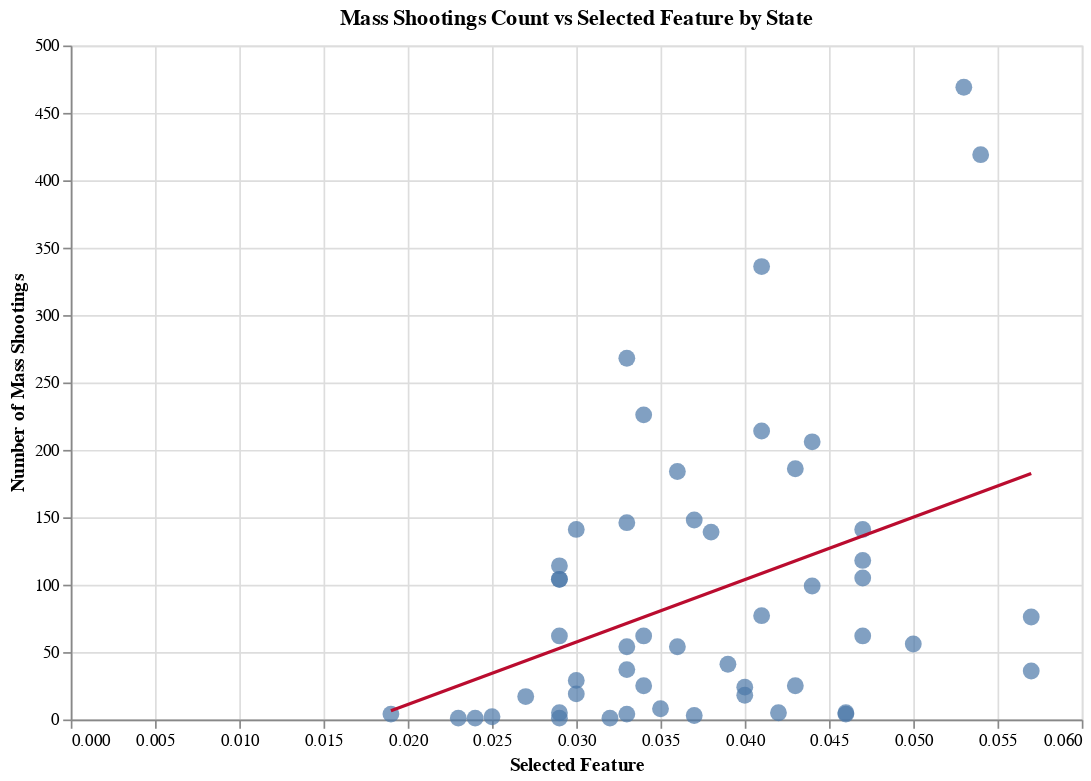

Notebook cell for this chart:
### Code cell
target_features = ['Unemployment Rate', 'Arrested Ratio', 'GDP per capita', 'Population Density', 'Poverty Rate']

# create a dropdown selection
dropdown_selection = alt.binding_select(options=target_features, name='Feature:')
feature_select = alt.selection_point(fields=['Selected Feature'], bind=dropdown_selection, value=target_features[0])

scatter_plot = alt.Chart(merged_data).transform_fold(
    target_features,
    as_=['Selected Feature', 'Value']
).transform_filter(
    feature_select
).mark_point(filled=True, size=100,color='#7f92b2').encode(
    x=alt.X('Value:Q', title='Selected Feature'),
    y=alt.Y('Mass Shootings Count:Q', title='Number of Mass Shootings'),
    color=alt.Color('Selected Feature:N', legend=None),
    tooltip=['State:N', 'Selected Feature:N', 'Value:Q', 'Mass Shootings Count:Q']
).add_params(
    feature_select
)

trend_line = alt.Chart(merged_data).transform_fold(
    target_features,
    as_=['Selected Feature', 'Value']
).transform_filter(
    feature_select
).transform_regression(
    'Value', 'Mass Shootings Count'
).mark_line(color='#BA0C2F').encode(
    x='Value:Q',
    y='Mass Shootings Count:Q'
)

final_chart = (scatter_plot + trend_line).properties(
    width=600,
    height=400,
    title='Mass Shootings Count vs Selected Feature by State'
)

final_chart.show()

### Figure 1 — Vega-Lite specification as saved in the notebook (floating-point values rounded to 4 significant figures)
{"config": {"view": {"continuousWidth": 300, "continuousHeight": 300}}, "layer": [{"mark": {"type": "point", "color": "#7f92b2", "filled": true, "size": 100}, "encoding": {"color": {"field": "Selected Feature", "legend": null, "type": "nominal"}, "tooltip": [{"field": "State", "type": "nominal"}, {"field": "Selected Feature", "type": "nominal"}, {"field": "Value", "type": "quantitative"}, {"field": "Mass Shootings Count", "type": "quantitative"}], "x": {"field": "Value", "title": "Selected Feature", "type": "quantitative"}, "y": {"field": "Mass Shootings Count", "title": "Number of Mass Shootings", "type": "quantitative"}}, "name": "view_3", "transform": [{"fold": ["Unemployment Rate", "Arrested Ratio", "GDP per capita", "Population Density", "Poverty Rate"], "as": ["Selected Feature", "Value"]}, {"filter": {"param": "param_3"}}]}, {"mark": {"type": "line", "color": "#BA0C2F"}, "encoding": {"x": {"field": "Value", "type": "quantitative"}, "y": {"field": "Mass Shootings Count", "type": "quantitative"}}, "transform": [{"fold": ["Unemployment Rate", "Arrested Ratio", "GDP per capita", "Population Density", "Poverty Rate"], "as": ["Selected Feature", "Value"]}, {"filter": {"param": "param_3"}}, {"on": "Value", "regression": "Mass Shootings Count"}]}], "data": {"name": "data-90972f2691cce85bacad52878d517248"}, "height": 400, "params": [{"name": "param_3", "select": {"type": "point", "fields": ["Selected Feature"]}, "bind": {"input": "select", "options": ["Unemployment Rate", "Arrested Ratio", "GDP per capita", "Population Density", "Poverty Rate"], "name": "Feature:"}, "value": "Unemployment Rate", "views": ["view_3"]}], "title": "Mass Shootings Count vs Selected Feature by State", "width": 600, "$schema": "https://vega.github.io/schema/vega-lite/v5.20.1.json", "datasets": {"data-90972f2691cce85bacad52878d517248": [{"State": "Alabama", "Mass Shootings Count": 114, "Unnamed: 0": 5, "state": "Alabama", "Unemployment Rate": 0.029, "Arrested Ratio": 0.509, "GDP per capita": 61846, "Population Density": 39.0, "Poverty Rate": 0.146, "id": 1}, {"State": "Alaska", "Mass Shootings Count": 5, "Unnamed: 0": 40, "state": "Alaska", "Unemployment Rate": 0.046, "Arrested Ratio": 0.4, "GDP per capita": 95147, "Population Density": 0.5, "Poverty Rate": 0.104, "id": 2}, {"State": "Arizona", "Mass Shootings Count": 54, "Unnamed: 0": 24, "state": "Arizona", "Unemployment Rate": 0.036, "Arrested Ratio": 0.333, "GDP per capita": 73203, "Population Density": 25.0, "Poverty Rate": 0.124, "id": 4}, {"State": "Arkansas", "Mass Shootings Count": 54, "Unnamed: 0": 15, "state": "Arkansas", "Unemployment Rate": 0.033, "Arrested Ratio": 0.556, "GDP per capita": 60276, "Population Density": 23.0, "Poverty Rate": 0.157, "id": 5}, {"State": "California", "Mass Shootings Count": 419, "Unnamed: 0": 48, "state": "California", "Unemployment Rate": 0.054, "Arrested Ratio": 0.277, "GDP per capita": 104916, "Population Density": 97.0, "Poverty Rate": 0.117, "id": 6}, {"State": "Colorado", "Mass Shootings Count": 77, "Unnamed: 0": 32, "state": "Colorado", "Unemployment Rate": 0.041, "Arrested Ratio": 0.481, "GDP per capita": 93026, "Population Density": 22.0, "Poverty Rate": 0.082, "id": 8}, {"State": "Connecticut", "Mass Shootings Count": 29, "Unnamed: 0": 11, "state": "Connecticut", "Unemployment Rate": 0.03, "Arrested Ratio": 0.483, "GDP per capita": 100235, "Population Density": 288.0, "Poverty Rate": 0.089, "id": 9}, {"State": "Delaware", "Mass Shootings Count": 18, "Unnamed: 0": 30, "state": "Delaware", "Unemployment Rate": 0.04, "Arrested Ratio": 0.111, "GDP per capita": 98055, "Population Density": 204.0, "Poverty Rate": 0.096, "id": 10}, {"State": "District of Columbia", "Mass Shootings Count": 76, "Unnamed: 0": 49, "state": "District of Columbia", "Unemployment Rate": 0.057, "Arrested Ratio": 0.211, "GDP per capita": 263220, "Population Density": 4297.0, "Poverty Rate": 0.134, "id": 11}, {"State": "Florida", "Mass Shootings Count": 268, "Unnamed: 0": 16, "state": "Florida", "Unemployment Rate": 0.033, "Arrested Ratio": 0.31, "GDP per capita": 73784, "Population Density": 163.0, "Poverty Rate": 0.125, "id": 12}, {"State": "Georgia", "Mass Shootings Count": 184, "Unnamed: 0": 25, "state": "Georgia", "Unemployment Rate": 0.036, "Arrested Ratio": 0.375, "GDP per capita": 78754, "Population Density": 74.0, "Poverty Rate": 0.129, "id": 13}, {"State": "Hawaii", "Mass Shootings Count": 1, "Unnamed: 0": 6, "state": "Hawaii", "Unemployment Rate": 0.029, "Arrested Ratio": 1.0, "GDP per capita": 80325, "Population Density": 86.0, "Poverty Rate": 0.093, "id": 15}, {"State": "Idaho", "Mass Shootings Count": 3, "Unnamed: 0": 26, "state": "Idaho", "Unemployment Rate": 0.037, "Arrested Ratio": 0.333, "GDP per capita": 63991, "Population Density": 9.2, "Poverty Rate": 0.088, "id": 16}, {"State": "Illinois", "Mass Shootings Count": 469, "Unnamed: 0": 47, "state": "Illinois", "Unemployment Rate": 0.053, "Arrested Ratio": 0.141, "GDP per capita": 90449, "Population Density": 87.0, "Poverty Rate": 0.1, "id": 17}, {"State": "Indiana", "Mass Shootings Count": 99, "Unnamed: 0": 38, "state": "Indiana", "Unemployment Rate": 0.044, "Arrested Ratio": 0.374, "GDP per capita": 76004, "Population Density": 74.0, "Poverty Rate": 0.097, "id": 18}, {"State": "Iowa", "Mass Shootings Count": 19, "Unnamed: 0": 12, "state": "Iowa", "Unemployment Rate": 0.03, "Arrested Ratio": 0.421, "GDP per capita": 79631, "Population Density": 22.0, "Poverty Rate": 0.09, "id": 19}, {"State": "Kansas", "Mass Shootings Count": 25, "Unnamed: 0": 20, "state": "Kansas", "Unemployment Rate": 0.034, "Arrested Ratio": 0.52, "GDP per capita": 79513, "Population Density": 14.0, "Poverty Rate": 0.088, "id": 20}, {"State": "Kentucky", "Mass Shootings Count": 56, "Unnamed: 0": 46, "state": "Kentucky", "Unemployment Rate": 0.05, "Arrested Ratio": 0.393, "GDP per capita": 64110, "Population Density": 44.0, "Poverty Rate": 0.156, "id": 21}, {"State": "Louisiana", "Mass Shootings Count": 214, "Unnamed: 0": 33, "state": "Louisiana", "Unemployment Rate": 0.041, "Arrested Ratio": 0.453, "GDP per capita": 71642, "Population Density": 41.0, "Poverty Rate": 0.189, "id": 22}, {"State": "Maine", "Mass Shootings Count": 5, "Unnamed: 0": 7, "state": "Maine", "Unemployment Rate": 0.029, "Arrested Ratio": 0.4, "GDP per capita": 69803, "Population Density": 17.0, "Poverty Rate": 0.087, "id": 23}, {"State": "Maryland", "Mass Shootings Count": 141, "Unnamed: 0": 13, "state": "Maryland", "Unemployment Rate": 0.03, "Arrested Ratio": 0.241, "GDP per capita": 87021, "Population Density": 246.0, "Poverty Rate": 0.084, "id": 24}, {"State": "Massachusetts", "Mass Shootings Count": 41, "Unnamed: 0": 29, "state": "Massachusetts", "Unemployment Rate": 0.039, "Arrested Ratio": 0.439, "GDP per capita": 110561, "Population Density": 347.0, "Poverty Rate": 0.088, "id": 25}, {"State": "Michigan", "Mass Shootings Count": 141, "Unnamed: 0": 42, "state": "Michigan", "Unemployment Rate": 0.047, "Arrested Ratio": 0.319, "GDP per capita": 70038, "Population Density": 69.0, "Poverty Rate": 0.119, "id": 26}, {"State": "Minnesota", "Mass Shootings Count": 62, "Unnamed: 0": 21, "state": "Minnesota", "Unemployment Rate": 0.034, "Arrested Ratio": 0.371, "GDP per capita": 86371, "Population Density": 28.0, "Poverty Rate": 0.072, "id": 27}, {"State": "Mississippi", "Mass Shootings Count": 104, "Unnamed: 0": 8, "state": "Mississippi", "Unemployment Rate": 0.029, "Arrested Ratio": 0.577, "GDP per capita": 53061, "Population Density": 24.0, "Poverty Rate": 0.173, "id": 28}, {"State": "Missouri", "Mass Shootings Count": 139, "Unnamed: 0": 28, "state": "Missouri", "Unemployment Rate": 0.038, "Arrested Ratio": 0.374, "GDP per capita": 72108, "Population Density": 35.0, "Poverty Rate": 0.111, "id": 29}, {"State": "Montana", "Mass Shootings Count": 4, "Unnamed: 0": 17, "state": "Montana", "Unemployment Rate": 0.033, "Arrested Ratio": 0.25, "GDP per capita": 66379, "Population Density": 3.0, "Poverty Rate": 0.097, "id": 30}, {"State": "Nebraska", "Mass Shootings Count": 17, "Unnamed: 0": 4, "state": "Nebraska", "Unemployment Rate": 0.027, "Arrested Ratio": 0.412, "GDP per capita": 93145, "Population Density": 10.0, "Poverty Rate": 0.084, "id": 31}, {"State": "Nevada", "Mass Shootings Count": 36, "Unnamed: 0": 50, "state": "Nevada", "Unemployment Rate": 0.057, "Arrested Ratio": 0.389, "GDP per capita": 80880, "Population Density": 11.0, "Poverty Rate": 0.129, "id": 32}, {"State": "New Hampshire", "Mass Shootings Count": 2, "Unnamed: 0": 3, "state": "New Hampshire", "Unemployment Rate": 0.025, "Arrested Ratio": 0.5, "GDP per capita": 85518, "Population Density": 60.0, "Poverty Rate": 0.071, "id": 33}, {"State": "New Jersey", "Mass Shootings Count": 105, "Unnamed: 0": 43, "state": "New Jersey", "Unemployment Rate": 0.047, "Arrested Ratio": 0.257, "GDP per capita": 90272, "Population Density": 488.0, "Poverty Rate": 0.084, "id": 34}, {"State": "New Mexico", "Mass Shootings Count": 25, "Unnamed: 0": 36, "state": "New Mexico", "Unemployment Rate": 0.043, "Arrested Ratio": 0.56, "GDP per capita": 66229, "Population Density": 6.7, "Poverty Rate": 0.185, "id": 35}, {"State": "New York", "Mass Shootings Count": 206, "Unnamed: 0": 39, "state": "New York", "Unemployment Rate": 0.044, "Arrested Ratio": 0.32, "GDP per capita": 117332, "Population Density": 160.0, "Poverty Rate": 0.121, "id": 36}, {"State": "North Carolina", "Mass Shootings Count": 148, "Unnamed: 0": 27, "state": "North Carolina", "Unemployment Rate": 0.037, "Arrested Ratio": 0.399, "GDP per capita": 75876, "Population Density": 86.0, "Poverty Rate": 0.132, "id": 37}, {"State": "North Dakota", "Mass Shootings Count": 1, "Unnamed: 0": 2, "state": "North Dakota", "Unemployment Rate": 0.024, "Arrested Ratio": 0.0, "GDP per capita": 95982, "Population Density": 4.4, "Poverty Rate": 0.094, "id": 38}, {"State": "Ohio", "Mass Shootings Count": 186, "Unnamed: 0": 37, "state": "Ohio", "Unemployment Rate": 0.043, "Arrested Ratio": 0.323, "GDP per capita": 78120, "Population Density": 111.0, "Poverty Rate": 0.109, "id": 39}, {"State": "Oklahoma", "Mass Shootings Count": 37, "Unnamed: 0": 18, "state": "Oklahoma", "Unemployment Rate": 0.033, "Arrested Ratio": 0.378, "GDP per capita": 64719, "Population Density": 23.0, "Poverty Rate": 0.149, "id": 40}, {"State": "Oregon", "Mass Shootings Count": 24, "Unnamed: 0": 31, "state": "Oregon", "Unemployment Rate": 0.04, "Arrested Ratio": 0.375, "GDP per capita": 77916, "Population Density": 17.0, "Poverty Rate": 0.098, "id": 41}, {"State": "Pennsylvania", "Mass Shootings Count": 226, "Unnamed: 0": 22, "state": "Pennsylvania", "Unemployment Rate": 0.034, "Arrested Ratio": 0.235, "GDP per capita": 78544, "Population Density": 112.0, "Poverty Rate": 0.106, "id": 42}, {"State": "Rhode Island", "Mass Shootings Count": 4, "Unnamed: 0": 41, "state": "Rhode Island", "Unemployment Rate": 0.046, "Arrested Ratio": 0.5, "GDP per capita": 74594, "Population Density": 409.0, "Poverty Rate": 0.089, "id": 44}, {"State": "South Carolina", "Mass Shootings Count": 118, "Unnamed: 0": 44, "state": "South Carolina", "Unemployment Rate": 0.047, "Arrested Ratio": 0.568, "GDP per capita": 63711, "Population Density": 69.0, "Poverty Rate": 0.127, "id": 45}, {"State": "South Dakota", "Mass Shootings Count": 4, "Unnamed: 0": 0, "state": "South Dakota", "Unemployment Rate": 0.019, "Arrested Ratio": 0.5, "GDP per capita": 80685, "Population Density": 4.7, "Poverty Rate": 0.083, "id": 46}, {"State": "Tennessee", "Mass Shootings Count": 146, "Unnamed: 0": 19, "state": "Tennessee", "Unemployment Rate": 0.033, "Arrested Ratio": 0.397, "GDP per capita": 75748, "Population Density": 67.0, "Poverty Rate": 0.106, "id": 47}, {"State": "Texas", "Mass Shootings Count": 336, "Unnamed: 0": 34, "state": "Texas", "Unemployment Rate": 0.041, "Arrested Ratio": 0.405, "GDP per capita": 86987, "Population Density": 45.0, "Poverty Rate": 0.131, "id": 48}, {"State": "Utah", "Mass Shootings Count": 8, "Unnamed: 0": 23, "state": "Utah", "Unemployment Rate": 0.035, "Arrested Ratio": 0.375, "GDP per capita": 86506, "Population Density": 16.0, "Poverty Rate": 0.067, "id": 49}, {"State": "Vermont", "Mass Shootings Count": 1, "Unnamed: 0": 1, "state": "Vermont", "Unemployment Rate": 0.023, "Arrested Ratio": 1.0, "GDP per capita": 70131, "Population Density": 27.0, "Poverty Rate": 0.077, "id": 50}, {"State": "Virginia", "Mass Shootings Count": 104, "Unnamed: 0": 9, "state": "Virginia", "Unemployment Rate": 0.029, "Arrested Ratio": 0.308, "GDP per capita": 86747, "Population Density": 85.0, "Poverty Rate": 0.092, "id": 51}, {"State": "Washington", "Mass Shootings Count": 62, "Unnamed: 0": 45, "state": "Washington", "Unemployment Rate": 0.047, "Arrested Ratio": 0.5, "GDP per capita": 108468, "Population Density": 45.0, "Poverty Rate": 0.085, "id": 53}, {"State": "West Virginia", "Mass Shootings Count": 5, "Unnamed: 0": 35, "state": "West Virginia", "Unemployment Rate": 0.042, "Arrested Ratio": 0.8, "GDP per capita": 60783, "Population Density": 28.0, "Poverty Rate": 0.152, "id": 54}, {"State": "Wisconsin", "Mass Shootings Count": 62, "Unnamed: 0": 10, "state": "Wisconsin", "Unemployment Rate": 0.029, "Arrested Ratio": 0.403, "GDP per capita": 75605, "Population Density": 42.0, "Poverty Rate": 0.084, "id": 55}, {"State": "Wyoming", "Mass Shootings Count": 1, "Unnamed: 0": 14, "state": "Wyoming", "Unemployment Rate": 0.032, "Arrested Ratio": 1.0, "GDP per capita": 90335, "Population Density": 2.3, "Poverty Rate": 0.086, "id": 56}]}}
